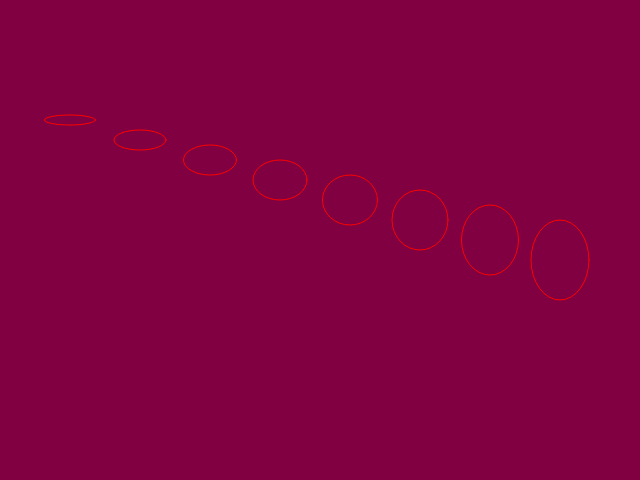
Frame 1 (no input)
Frame 60 (no input): identical to frame 1, image omitted
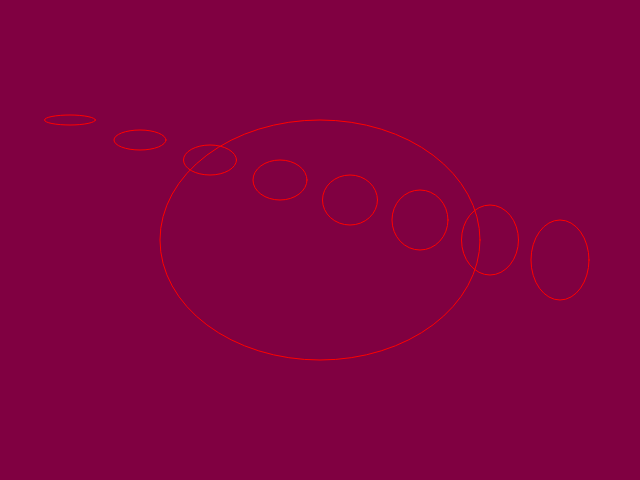
Frame 120 (the mouse pressed at the canvas centre since frame 60)

The p5.js sketch that drew these frames (run headless with seeded random() and noise() and a simulated clock; from frame 60 on, the mouse is pressed at the canvas centre):

// p5.js sketch
// ── sketch.js
function setup() {
  createCanvas(640, 480);
  
  noFill();

  stroke(255, 0, 0);

}

function draw () {

   background(128, 0, 65);

for (var x = 1; x <= 8; x++)
{
  ellipse(x * 70, x * 20 + 100, x+50, x*10);
}

var size =    Math.abs(mouseX - 320);

ellipse(320, 240, mouseX, mouseY);

}
